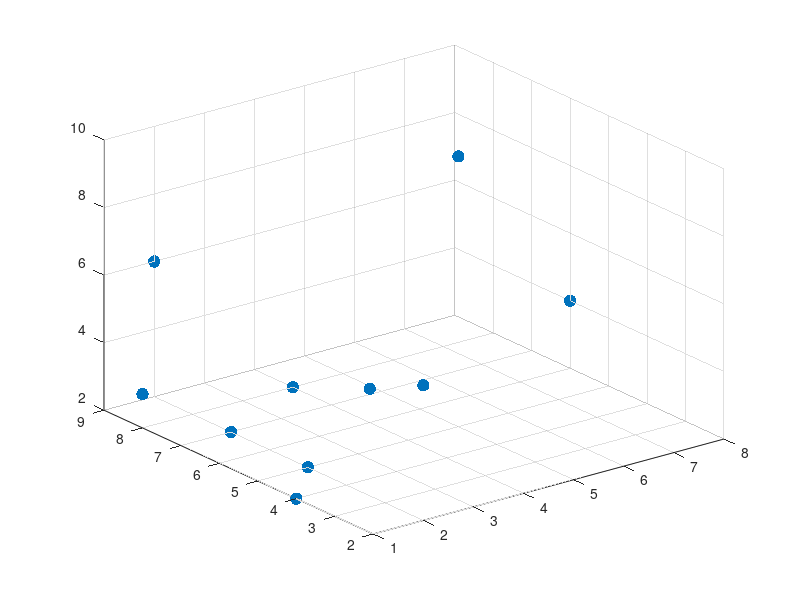

This chart was generated by the following MATLAB code: (Note: this script raises an error after producing the figure.)
X = randi(10,10, 3);
Y = ones(10, 1);


SVMModel = fitcsvm(X, Y,'KernelFunction','linear', 'Standardize',false);
normal = SVMModel.Beta;
bias = SVMModel.Bias;


scatter3(X(:,1),X(:,2), X(:,3), 80, 'filled')
hold on
x_range = [min(X(:,1)), max(X(:,1))];
y_range = [min(X(:,2)), max(X(:,2))];
[xx,yy]=ndgrid(x_range(1) : (x_range(2) - x_range(1))/2 : x_range(2), y_range(1) : (y_range(2) - y_range(1))/2 : y_range(2));
    % --- calculate corresponding z: Ax + By + Cz + D = 0  --- 
z = (-normal(1)*xx - normal(2)*yy - bias)/normal(3);
scale = ceil(max(sum(features(:,1)==1), sum(features(:,1)==2))/100);
scale = min(scale, 6);

% --- plot the SVM seperation plane and plane normal--- 
colors = get(gca,'colororder');
color = colors(1,:);
surf(xx,yy,z, 'FaceColor', color, 'EdgeColor', color, 'FaceAlpha', 0.3, 'EdgeAlpha', 0.3);




mdl = fitlm(X, Y);
coeffs = mdl.Coefficients.Estimate;
norm_normal = norm([coeffs(2:3); -1]);
normal = [coeffs(2:3); -1]./norm_normal;
bias = coeffs(1)/norm_normal;
z = (-normal(1)*xx - normal(2)*yy - bias)/normal(3);
scale = ceil(max(sum(features(:,1)==1), sum(features(:,1)==2))/100);
scale = min(scale, 6);

% --- plot the SVM seperation plane and plane normal--- 
colors = get(gca,'colororder');
color = colors(2,:);
surf(xx,yy,z, 'FaceColor', color, 'EdgeColor', color, 'FaceAlpha', 0.3, 'EdgeAlpha', 0.3);


daspect([1 1 1])

